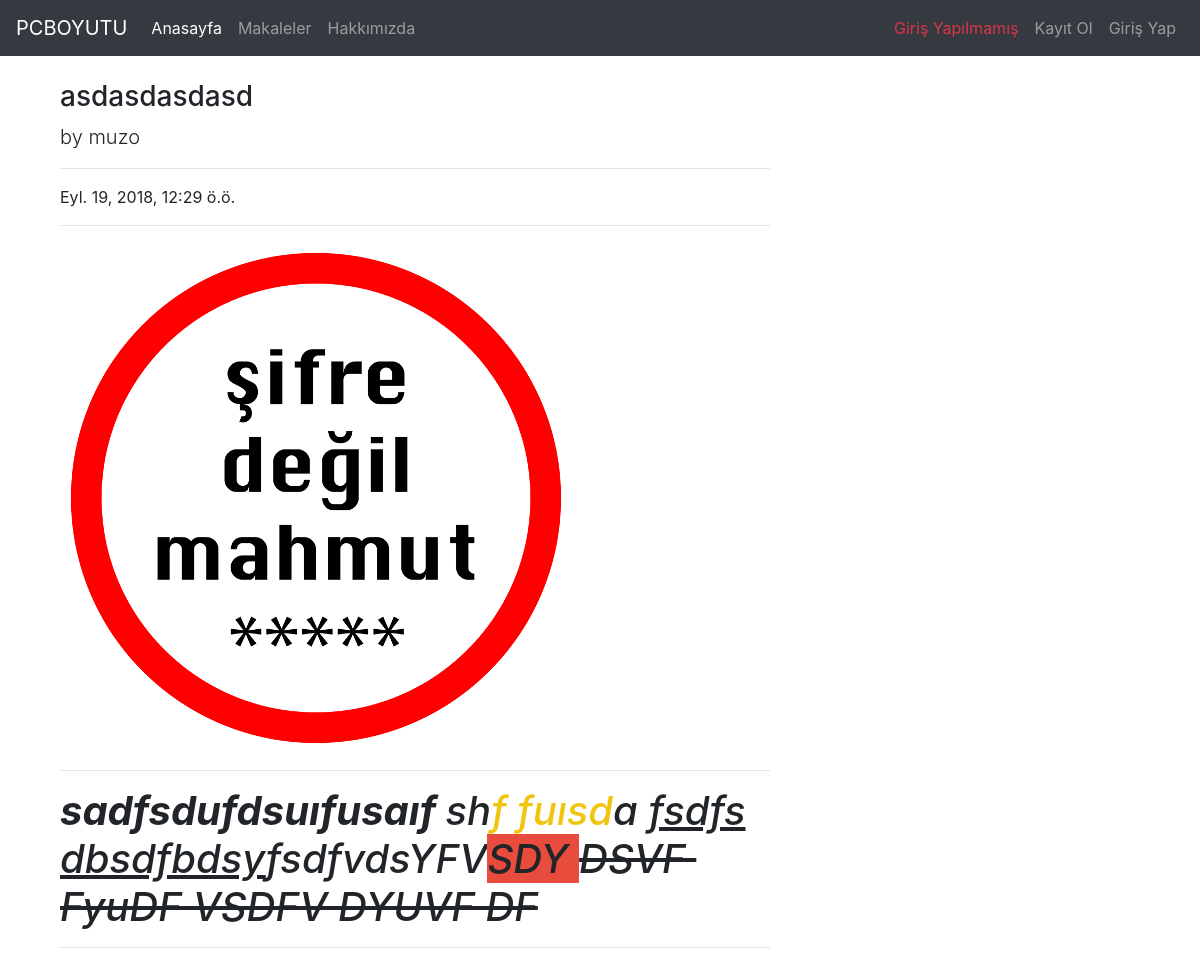
The app's page /articles/article/1 with its own data.
### article/models.py (models this page shows, shortened)
class Article(models.Model):
    author = models.ForeignKey("auth.User",on_delete = models.CASCADE,verbose_name = "Yazar ")
    title = models.CharField(max_length = 50,verbose_name = "Başlık")
    content = RichTextField()
    created_date = models.DateTimeField(auto_now_add=True,verbose_name="Oluşturulma Tarihi")
    image = models.FileField(blank = True,null = True,verbose_name="Makaleye Fotoğraf Ekleyin",upload_to='documents/%Y/%m/%d/')

### article/views.py (the view)
# urls.py: path('article/<int:id>', views.detail, name="detail"),
def detail(request,id):
    article = get_object_or_404(Article,id=id)
    context = {
        "article":article,
    }
    return render(request,"detail.html",context)

### templates/detail.html
{% extends 'layout.html' %}
{% block body %}
    <div class="container">
        <div class="row">
            <div class="col-lg-8">
                <h3 class="mt-4">{{ article.title }}</h3>
                <p class="lead">
                    by
                    {{ article.author }}
                </p>
                <hr>
                <p>{{ article.created_date }}</p>
                <hr>
                <img class="img-fluid rounded" src="{{ article.image.url }}" alt="">
                <hr>
                <p class="lead">
                  {{ article.content|safe }}
                </p>
                <hr>
            </div>
        </div>
{% endblock %}

### records on screen
Article: title "asdasdasdasd", author "muzo", created_date "Eyl. 19, 2018, 12:29 ö.ö.", image (picture), content "sadfsdufdsuıfusaıf sh f fuısd a fsdfs dbsdfbdsy fsdfvdsYFV SDY DSVF FyuDF VSDFV DYUVF DF"
